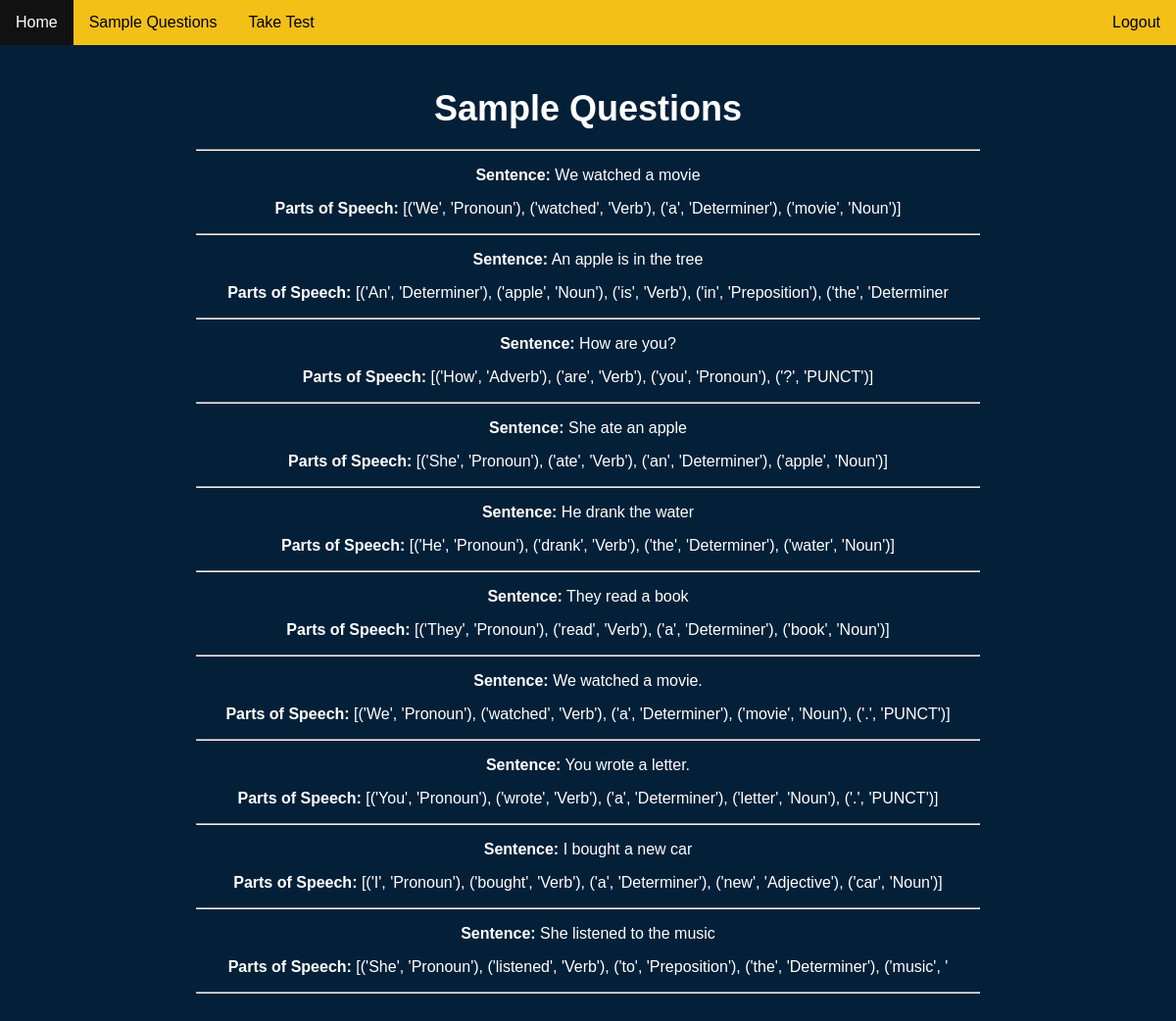
Page /learner/sq.php on the committed database.
### tables this page shows
CREATE TABLE `parts_of_speech` (
  `id` int(11) NOT NULL,
  `sentence` varchar(100) NOT NULL,
  `pos` varchar(100) NOT NULL
);

### learner/sq.php (the view, shortened to what this page needs)
<!DOCTYPE html>
<html>
<head>
</head>
<body>
<nav>
        <ul>
          <li><a href="learner.php">Home</a></li>
          <li><a href="#">Sample Questions</a></li>
		  <li><a href="test.php">Take Test</a></li>
          <li style="float:right"><a href="http://localhost/Hackmitten/logout.php">Logout</a></li>
        </ul>
      </nav>
	<div class="container">
		<h1>Sample Questions</h1>
		<!DOCTYPE html>
<html>
<body>
	<hr>
	<?php
	$servername = "localhost";
	$username = "root";
	$password = "";
	$dbname = "pos";
	$conn = mysqli_connect($servername, $username, $password, $dbname);
	$sql = "SELECT sentence, pos FROM parts_of_speech LIMIT 10";
	$result = mysqli_query($conn, $sql);
	if (mysqli_num_rows($result) > 0) {
		while($row = mysqli_fetch_assoc($result)) {
			echo "<p><b>Sentence:</b> " . $row["sentence"] . "</p>";
			echo "<p><b>Parts of Speech:</b> " . str_replace(",", ", ", $row["pos"]) . "</p>";
			echo "<hr>";
		}
	}
	?>
</body>
</html>
	</div>
</body>
</html>

### learner/sq.php (style rules this page uses)
body { font-family: Arial, sans-serif; margin: 0; padding: 0; background-color: rgb(4, 32, 56); color: #fff; }
.container { max-width: 800px; margin: 0 auto; padding: 20px; text-align: center; }
h1 { font-size: 36px; margin-bottom: 20px; }
nav { background-color: #f3c018; }
nav ul { list-style-type: none; margin: 0; padding: 0; overflow: hidden; }
nav li { float: left; }
nav li a { display: block; color: black; text-align: center; padding: 14px 16px; text-decoration: none; }

### rows in the picture
parts_of_speech: sentence "We watched a movie", pos "[('We', 'Pronoun'), ('watched', 'Verb'), ('a', 'Determiner'), ('movie', 'Noun')]"
parts_of_speech: sentence "An apple is in the tree", pos "[('An', 'Determiner'), ('apple', 'Noun'), ('is', 'Verb'), ('in', 'Preposition'), ('the', 'Determiner"
parts_of_speech: sentence "How are you?", pos "[('How', 'Adverb'), ('are', 'Verb'), ('you', 'Pronoun'), ('?', 'PUNCT')]"
parts_of_speech: sentence "She ate an apple", pos "[('She', 'Pronoun'), ('ate', 'Verb'), ('an', 'Determiner'), ('apple', 'Noun')]"
parts_of_speech: sentence "He drank the water", pos "[('He', 'Pronoun'), ('drank', 'Verb'), ('the', 'Determiner'), ('water', 'Noun')]"
parts_of_speech: sentence "They read a book", pos "[('They', 'Pronoun'), ('read', 'Verb'), ('a', 'Determiner'), ('book', 'Noun')]"
parts_of_speech: sentence "We watched a movie.", pos "[('We', 'Pronoun'), ('watched', 'Verb'), ('a', 'Determiner'), ('movie', 'Noun'), ('.', 'PUNCT')]"
parts_of_speech: sentence "You wrote a letter.", pos "[('You', 'Pronoun'), ('wrote', 'Verb'), ('a', 'Determiner'), ('letter', 'Noun'), ('.', 'PUNCT')]"
parts_of_speech: sentence "I bought a new car", pos "[('I', 'Pronoun'), ('bought', 'Verb'), ('a', 'Determiner'), ('new', 'Adjective'), ('car', 'Noun')]"
parts_of_speech: sentence "She listened to the music", pos "[('She', 'Pronoun'), ('listened', 'Verb'), ('to', 'Preposition'), ('the', 'Determiner'), ('music', '"
